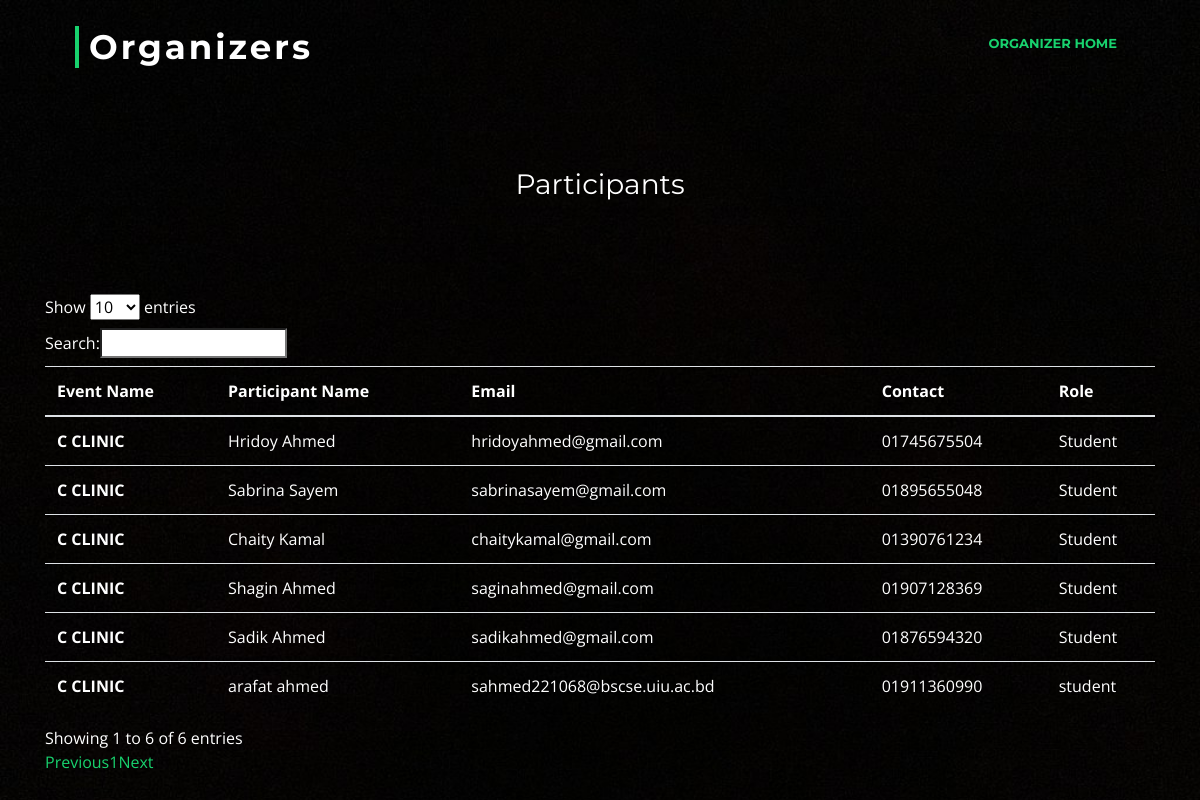
Page /participants.php?oid=4 on the committed database.
### tables this page shows
CREATE TABLE `events` (
  `EventID` int(11) NOT NULL,
  `EventName` varchar(100) NOT NULL,
  `EventDescription` varchar(500) NOT NULL,
  `EventGuest` varchar(500) NOT NULL,
  `EventBudget` varchar(50) NOT NULL,
  `EventFileBanner` varchar(100) DEFAULT NULL,
  `ShortDescription` varchar(100) DEFAULT NULL,
  `OrganizerID` int(11) DEFAULT NULL,
  `fee` int(11) DEFAULT NULL
);

CREATE TABLE `participants` (
  `ParticipantID` int(11) NOT NULL,
  `ParticipantFirstName` varchar(100) NOT NULL,
  `ParticipantlastName` varchar(100) NOT NULL,
  `ParticipantEmail` varchar(50) NOT NULL,
  `ParticipantContactNumber` varchar(20) NOT NULL,
  `ParticipantRole` varchar(30) NOT NULL,
  `ParticipantBloodGroup` varchar(10) DEFAULT NULL,
  `pass` varchar(100) NOT NULL
);

### participants.php (the view, shortened to what this page needs)
<?php
    $servername = "localhost";
    $username = "root";
    $password = "";
    $database = "eventadministration";
    $conn = mysqli_connect($servername,$username,$password,$database);
    ?>
<!DOCTYPE html>
<html>
<head>
  <link href="lib/bootstrap/css/bootstrap.min.css" rel="stylesheet">
  <link href="lib/font-awesome/css/font-awesome.min.css" rel="stylesheet">
  <link href="lib/animate/animate.min.css" rel="stylesheet">
  <link href="lib/ionicons/css/ionicons.min.css" rel="stylesheet">
  <link href="lib/owlcarousel/assets/owl.carousel.min.css" rel="stylesheet">
  <link href="lib/lightbox/css/lightbox.min.css" rel="stylesheet">
  <link href="css/style.css" rel="stylesheet">
</head>
<body>
	<br><br><br><br><br>
	<header id="header">
    <div class="container-fluid">
      <div id="logo" class="pull-left">
        <h1><a href="#intro" class="scrollto">Organizers</a></h1>
      </div>
      <?php
  $oid = $_GET["oid"];
    echo" <nav id='nav-menu-container'>
        <ul class='nav-menu'>
          <li class='menu-active'><a href='welcomeorganizer.php?oid=". $oid . "'>Organizer Home</a></li>
     </li>
     </ul>
      </nav>";
      ?>
    </div>
	</header>
	<br><br>
    <div style="text-align:center">
    <h3 class="page-header">Participants</h3>
    </div>
    <br><br>
    <div class="container my-4">
  <table class="table" id="myTable">
  <thead>
    <tr>
      <th scope="col">Event Name</th>
      <th scope="col">Participant Name</th>
      <th scope="col">Email</th>
      <th scope="col">Contact</th>
      <th scope="col">Role</th>
    </tr>
  </thead>
  <tbody>
  <?php
       $que = "SELECT EventName,concat(ParticipantFirstName,' ',ParticipantlastName) as name,ParticipantEmail,ParticipantContactNumber,ParticipantRole
       FROM events JOIN registration_ on events.EventID=registration_.EventID
                   JOIN participants on registration_.ParticipantID=participants.ParticipantID
                    JOIN events_status on events.EventID=events_status.EventID
       WHERE OrganizerID = $oid and EventStatus = 'Ongoing'";
       $res = mysqli_query($conn,$que);
       while($row = mysqli_fetch_assoc($res))
       {
          echo "<tr>
          <th scope='row'>". $row['EventName']. "</th>
          <td>". $row['name'] . "</td>
          <td>".$row['ParticipantEmail']."</td>
          <td>".$row['ParticipantContactNumber']."</td>
          <td>".$row['ParticipantRole']."</td>
        </tr>";
       }
 ?>
  </tbody>
</table>
<br> <br>
</body>
</html>

### css/style.css (style rules this page uses)
body { color: #666666; font-family: "Open Sans", sans-serif; }
a { color: #18d26e; transition: 0.5s; }
h1, h2, h3, h4, h5, h6 { font-family: "Montserrat", sans-serif; font-weight: 400; margin: 0 0 20px 0; padding: 0; }
#header { padding: 30px 0; height: 92px; position: fixed; left: 0; top: 0; right: 0; transition: all 0.5s; z-index: 997; }
#header #logo { float: left; }
@media (min-width: 1024px) { #header #logo { padding-left: 60px; } }
#header #logo h1 { font-size: 34px; margin: 0; padding: 0; line-height: 1; font-family: "Montserrat", sans-serif; font-weight: 700; letter-spacing: 3px; }
#header #logo h1 a, #header #logo h1 a:hover { color: #fff; padding-left: 10px; border-left: 4px solid #18d26e; }
.nav-menu, .nav-menu * { margin: 0; padding: 0; list-style: none; }
.nav-menu li { position: relative; white-space: nowrap; }
.nav-menu > li { float: left; }
#nav-menu-container { float: right; margin: 0; }
@media (min-width: 1024px) { #nav-menu-container { padding-right: 60px; } }
.nav-menu a { padding: 0 8px 10px 8px; text-decoration: none; display: inline-block; color: #fff; font-family: "Montserrat", sans-serif; font-weight: 700; font-size: 13px; text-transform: uppercase; outline: none; }
.nav-menu li:hover > a, .nav-menu > .menu-active > a { color: #18d26e; }
.nav-menu > li { margin-left: 10px; }

### participants.php (style rules this page uses)
body { background: url("img/black.jpg"); background-size:cover; background-repeat:repeat-y; color:white; }

### rows in the picture
events: EventName "C CLINIC", name "Hridoy Ahmed", participants.ParticipantEmail "hridoyahmed@gmail.com", participants.ParticipantContactNumber "01745675504", participants.ParticipantRole "Student", name "Sabrina Sayem", participants.ParticipantEmail "sabrinasayem@gmail.com", participants.ParticipantContactNumber "01895655048", name "Chaity Kamal", participants.ParticipantEmail "chaitykamal@gmail.com", participants.ParticipantContactNumber "01390761234", name "Shagin Ahmed", participants.ParticipantEmail "saginahmed@gmail.com", participants.ParticipantContactNumber "01907128369", name "Sadik Ahmed", participants.ParticipantEmail "sadikahmed@gmail.com", participants.ParticipantContactNumber "01876594320", name "arafat ahmed", participants.ParticipantEmail "sahmed221068@bscse.uiu.ac.bd", participants.ParticipantContactNumber "01911360990", participants.ParticipantRole "student"
